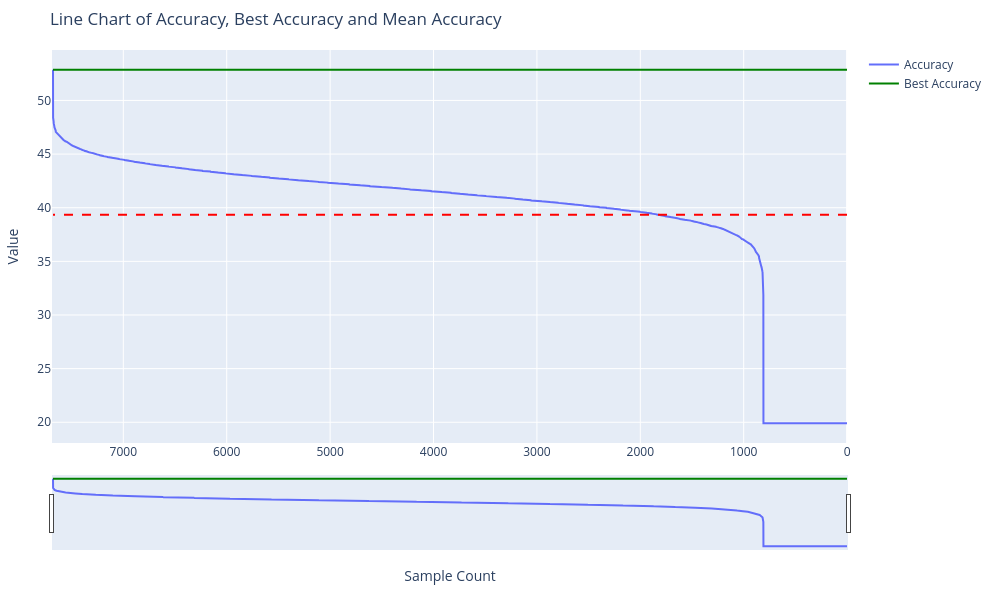

The cell this chart's notebook holds for it:
### Markdown cell above
# Charts

### Code cell
import plotly.graph_objects as go
import pandas as pd

# Assuming you already have a DataFrame df with columns 'id', 'acc' and 'diff'

# Adding the 'acc + diff' column
df['acc_diff'] = best
df['best'] = best

# Creating a sample count index
df['sample_count'] = range(1, len(df) + 1)

# Creating the line chart
fig = go.Figure()

# Adding the horizontal straight line at the acc mean
mean_acc = df['acc'].mean()
fig.add_shape(
    type="line",
    x0=df['sample_count'].min(),
    y0=mean_acc,
    x1=df['sample_count'].max(),
    y1=mean_acc,
    line=dict(color="red", width=2, dash="dash"),
    name="Mean Accuracy"
)

# Adding the line that relates acc with sample_count
fig.add_trace(go.Scatter(
    x=df['sample_count'],
    y=df['acc'],
    mode='lines',
    name='Accuracy',
    hovertemplate='ID: %{customdata[0]}<br>Accuracy: %{y}<br>Att: %{customdata[2]}<extra></extra>',
    customdata=df[['id', 'acc']].values
))

# Adding the green line for acc + diff
fig.add_trace(go.Scatter(
    x=df['sample_count'],
    y=df['acc_diff'],
    mode='lines',
    name='Best Accuracy',
    line=dict(color='green'),
    hovertemplate='ID: %{customdata[0]}<br>Best Accuracy: %{y}<extra></extra>',
    customdata=df[['id','acc']].values
))

# Adjusting the chart layout
fig.update_layout(
    title='Line Chart of Accuracy, Best Accuracy and Mean Accuracy',
    xaxis_title='Sample Count',
    yaxis_title='Value',
    width=1000,  # Chart width
    height=600,  # Chart height
    xaxis=dict(autorange='reversed'),  # Reverse X axis
    margin=dict(l=50, r=50, t=50, b=50),  # Margins
    hovermode='closest',  # Hover interaction mode
    xaxis_rangeslider_visible=True,  # Add zoom control
)

fig.show()

### Figure 1 — Plotly figure (JSON) as saved in the notebook; plotly's stock layout.template omitted (floating-point values rounded to 4 significant figures; data arrays with more than 128 entries replaced by an {"elided": "..."} marker saying what was removed)
{"data": [{"customdata": {"elided": "7680x2 float values"}, "hovertemplate": "ID: %{customdata[0]}<br>Accuracy: %{y}<br>Att: %{customdata[2]}<extra></extra>", "mode": "lines", "name": "Accuracy", "type": "scatter", "x": {"elided": "7680 int values"}, "y": {"elided": "7680 float values"}}, {"customdata": {"elided": "7680x2 float values"}, "hovertemplate": "ID: %{customdata[0]}<br>Best Accuracy: %{y}<extra></extra>", "line": {"color": "green"}, "mode": "lines", "name": "Best Accuracy", "type": "scatter", "x": {"elided": "7680 int values"}, "y": {"elided": "7680 float values"}}], "layout": {"height": 600, "hovermode": "closest", "margin": {"b": 50, "l": 50, "r": 50, "t": 50}, "shapes": [{"line": {"color": "red", "dash": "dash", "width": 2}, "name": "Mean Accuracy", "type": "line", "x0": 1, "x1": 7680, "y0": 39.35, "y1": 39.35}], "title": {"text": "Line Chart of Accuracy, Best Accuracy and Mean Accuracy"}, "width": 1000, "xaxis": {"autorange": "reversed", "rangeslider": {"visible": true}, "title": {"text": "Sample Count"}}, "yaxis": {"title": {"text": "Value"}}}}
